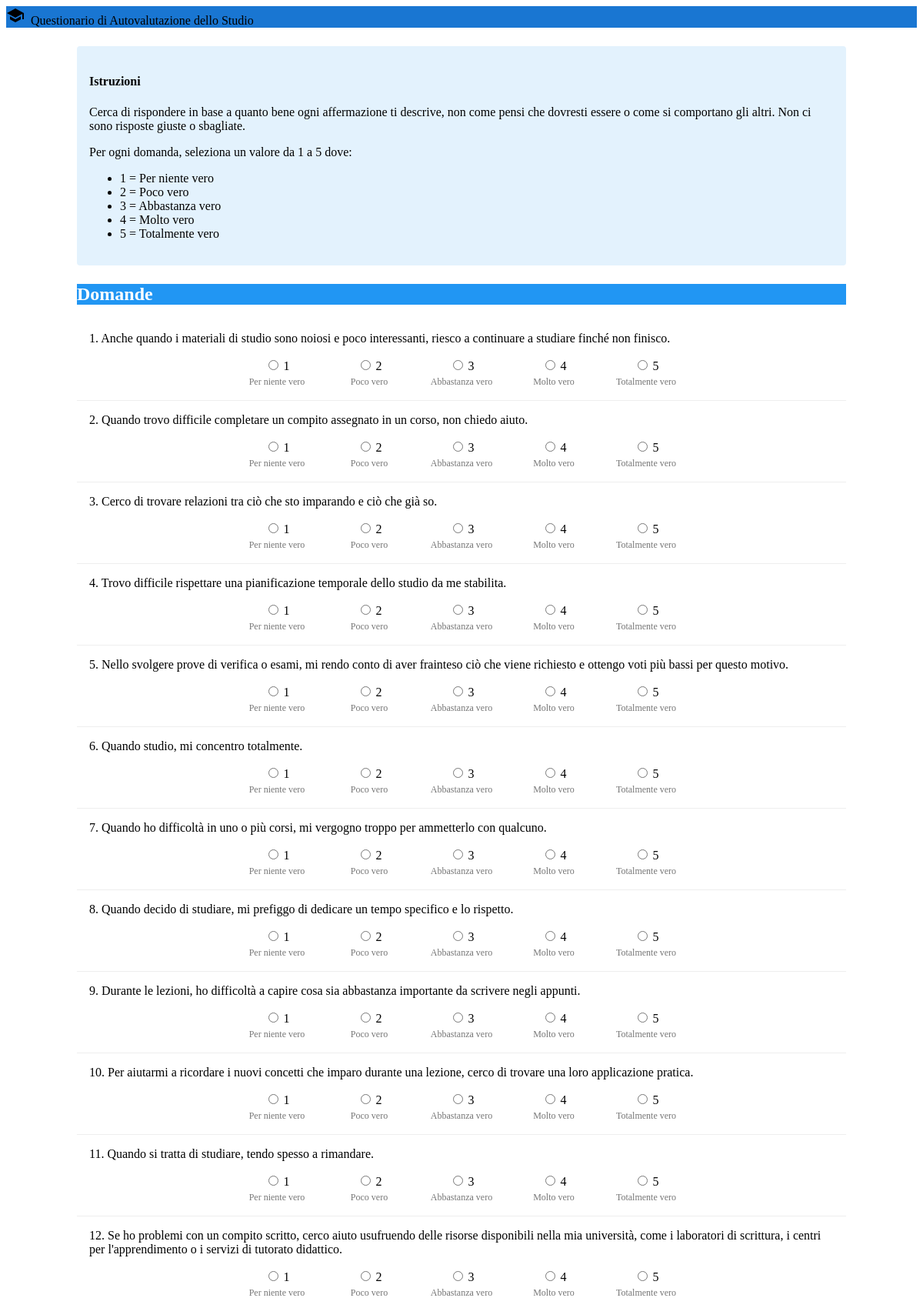
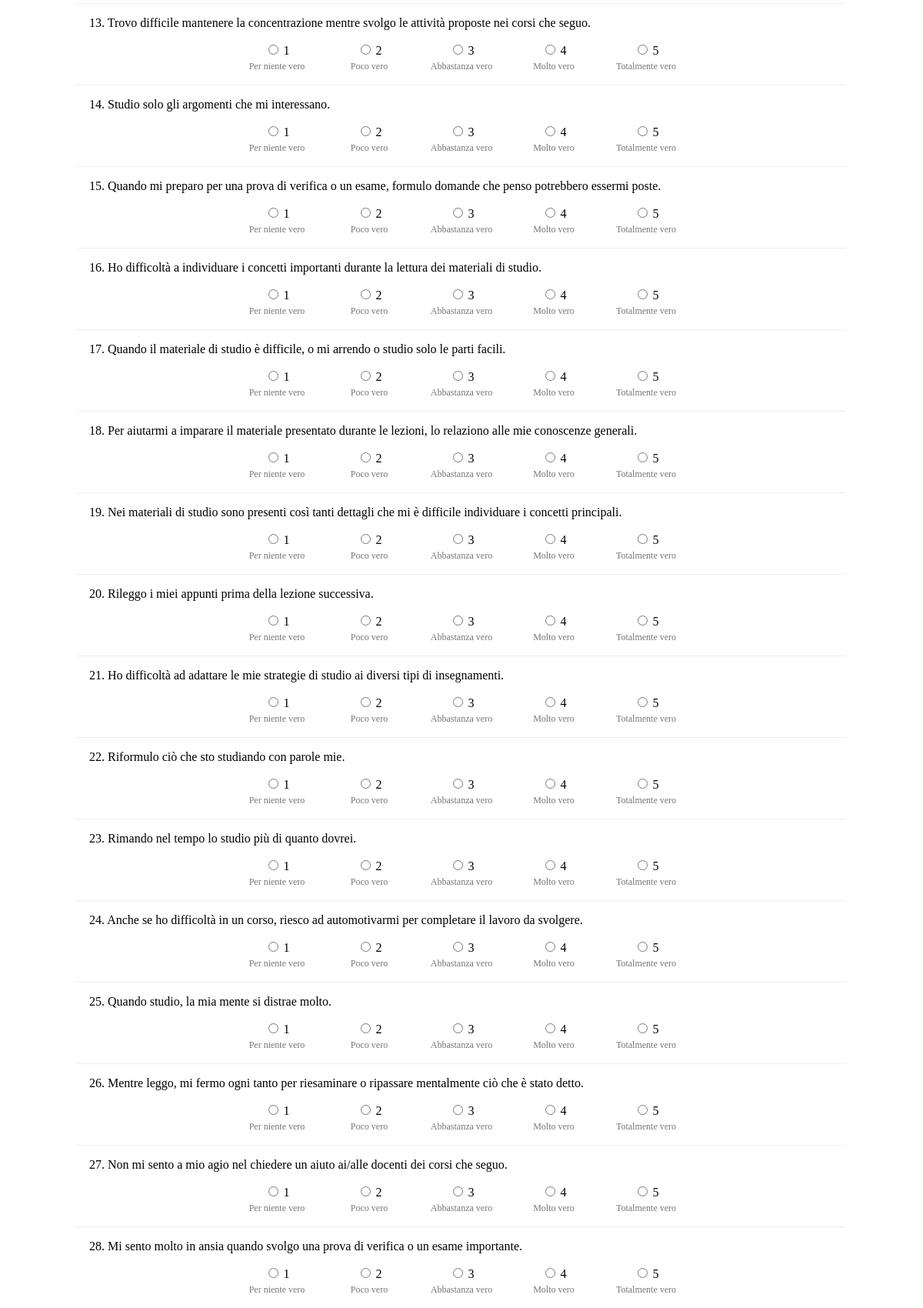
The page /questionario (upper part) on the database its author committed (2 pictures, top to bottom).
### questionario_app.py (models this page shows)
class Domanda(db.Model):
    id = db.Column(db.Integer, primary_key=True)
    testo = db.Column(db.Text, nullable=False)
    area = db.Column(db.String(50), nullable=False)
    ordine = db.Column(db.Integer, nullable=False)
    etichetta = db.Column(db.String(100))
    feedback_basso = db.Column(db.Text)
    feedback_medio = db.Column(db.Text)
    feedback_alto = db.Column(db.Text)
    attiva = db.Column(db.Boolean, default=True)
    created_at = db.Column(db.DateTime, default=datetime.utcnow)
    updated_at = db.Column(db.DateTime, default=datetime.utcnow, onupdate=datetime.utcnow)

### questionario_app.py (the view, shortened to what this page needs)
@app.route('/', methods=['GET', 'POST'])
@app.route('/questionario', methods=['GET', 'POST'])
def questionario():
    domande = Domanda.query.filter_by(attiva=True).order_by(Domanda.ordine).all()
    return render_template('questionario.html', domande=domande)

### templates/questionario.html (shortened to what this page needs)
<!DOCTYPE html>
<html lang="it">
<head>
    <link rel="stylesheet" href="https://code.getmdl.io/1.3.0/material.blue-light_blue.min.css">
</head>
<body>
    <div class="mdl-layout mdl-js-layout mdl-layout--fixed-header">
        <header class="mdl-layout__header">
            <div class="mdl-layout__header-row">
                <i class="material-icons">school</i>
                <span class="mdl-layout-title">&nbsp;Questionario di Autovalutazione dello Studio</span>
            </div>
        </header>
        <main class="mdl-layout__content">
            <div class="page-content animate-in">
                <div class="instructions mdl-shadow--2dp">
                    <h4>Istruzioni</h4>
                    <p>Cerca di rispondere in base a quanto bene ogni affermazione ti descrive, non come pensi che dovresti essere o come si comportano gli altri. Non ci sono risposte giuste o sbagliate.</p>
                    <p>Per ogni domanda, seleziona un valore da 1 a 5 dove:</p>
                    <ul>
                        <li>1 = Per niente vero</li>
                        <li>2 = Poco vero</li>
                        <li>3 = Abbastanza vero</li>
                        <li>4 = Molto vero</li>
                        <li>5 = Totalmente vero</li>
                    </ul>
                </div>
                <form method="post" id="questionarioForm">
                    <div class="mdl-card mdl-shadow--2dp">
                        <div class="mdl-card__title">
                            <h2 class="mdl-card__title-text">Domande</h2>
                        </div>
                        <div class="mdl-card__supporting-text">
                            {% for domanda in domande %}
                            <div class="question-container">
                                <div class="question-text">
                                    {{ domanda.ordine }}. {{ domanda.testo }}
                                </div>
                                <div class="likert-scale">
                                    {% for i in range(1, 6) %}
                                    <div class="likert-option">
                                        <label class="mdl-radio mdl-js-radio mdl-js-ripple-effect" for="q{{ domanda.ordine }}_{{ i }}">
                                            <input type="radio" id="q{{ domanda.ordine }}_{{ i }}"
                                                   name="q{{ domanda.ordine }}"
                                                   value="{{ i }}"
                                                   class="mdl-radio__button" required>
                                            <span class="mdl-radio__label">{{ i }}</span>
                                        </label>
                                        <div class="likert-label">
                                            {% if i == 1 %}Per niente vero
                                            {% elif i == 2 %}Poco vero
                                            {% elif i == 3 %}Abbastanza vero
                                            {% elif i == 4 %}Molto vero
                                            {% elif i == 5 %}Totalmente vero
                                            {% endif %}
                                        </div>
                                    </div>
                                    {% endfor %}
                                </div>
                            </div>
                            {% endfor %}
                        </div>
                    </div>
                </form>
            </div>
        </main>
    </div>
</body>
</html>

### templates/questionario.html (style rules this page uses)
.page-content { padding: 24px; max-width: 1000px; margin: 0 auto; }
.mdl-layout__header { background-color: #1976D2; }
.mdl-card { width: 100%; min-height: 0; margin-bottom: 24px; }
.mdl-card__title { background-color: #2196F3; color: white; }
.question-container { padding: 16px; border-bottom: 1px solid #eee; }
.question-text { margin-bottom: 16px; font-size: 16px; }
.likert-scale { display: flex; justify-content: space-between; align-items: center; max-width: 600px; margin: 0 auto; }
.likert-option { text-align: center; flex: 1; }
.likert-label { font-size: 12px; margin-top: 4px; color: rgba(0,0,0,0.54); }
.animate-in { animation: fadeIn 0.5s ease-out; }
.instructions { padding: 16px; background-color: #E3F2FD; border-radius: 4px; margin-bottom: 24px; }

### rows shown on the page
Domanda: ordine "1", testo "Anche quando i materiali di studio sono noiosi e poco interessanti, riesco a continuare a studiare finché non finisco.", i "1" "2" "3" "4" "5"
Domanda: ordine "2", testo "Quando trovo difficile completare un compito assegnato in un corso, non chiedo aiuto.", i "1" "2" "3" "4" "5"
Domanda: ordine "3", testo "Cerco di trovare relazioni tra ciò che sto imparando e ciò che già so.", i "1" "2" "3" "4" "5"
Domanda: ordine "4", testo "Trovo difficile rispettare una pianificazione temporale dello studio da me stabilita.", i "1" "2" "3" "4" "5"
Domanda: ordine "5", testo "Nello svolgere prove di verifica o esami, mi rendo conto di aver frainteso ciò che viene richiesto e ottengo voti più bassi per questo motivo.", i "1" "2" "3" "4" "5"
Domanda: ordine "6", testo "Quando studio, mi concentro totalmente.", i "1" "2" "3" "4" "5"
Domanda: ordine "7", testo "Quando ho difficoltà in uno o più corsi, mi vergogno troppo per ammetterlo con qualcuno.", i "1" "2" "3" "4" "5"
Domanda: ordine "8", testo "Quando decido di studiare, mi prefiggo di dedicare un tempo specifico e lo rispetto.", i "1" "2" "3" "4" "5"
Domanda: ordine "9", testo "Durante le lezioni, ho difficoltà a capire cosa sia abbastanza importante da scrivere negli appunti.", i "1" "2" "3" "4" "5"
Domanda: ordine "10", testo "Per aiutarmi a ricordare i nuovi concetti che imparo durante una lezione, cerco di trovare una loro applicazione pratica.", i "1" "2" "3" "4" "5"
Domanda: ordine "11", testo "Quando si tratta di studiare, tendo spesso a rimandare.", i "1" "2" "3" "4" "5"
Domanda: ordine "12", testo "Se ho problemi con un compito scritto, cerco aiuto usufruendo delle risorse disponibili nella mia università, come i laboratori di scrittura, i centri per l'apprendimento o i servizi di tutorato didattico.", i "1" "2" "3" "4" "5"
Domanda: ordine "13", testo "Trovo difficile mantenere la concentrazione mentre svolgo le attività proposte nei corsi che seguo.", i "1" "2" "3" "4" "5"
Domanda: ordine "14", testo "Studio solo gli argomenti che mi interessano.", i "1" "2" "3" "4" "5"
Domanda: ordine "15", testo "Quando mi preparo per una prova di verifica o un esame, formulo domande che penso potrebbero essermi poste.", i "1" "2" "3" "4" "5"
Domanda: ordine "16", testo "Ho difficoltà a individuare i concetti importanti durante la lettura dei materiali di studio.", i "1" "2" "3" "4" "5"
Domanda: ordine "17", testo "Quando il materiale di studio è difficile, o mi arrendo o studio solo le parti facili.", i "1" "2" "3" "4" "5"
Domanda: ordine "18", testo "Per aiutarmi a imparare il materiale presentato durante le lezioni, lo relaziono alle mie conoscenze generali.", i "1" "2" "3" "4" "5"
Domanda: ordine "19", testo "Nei materiali di studio sono presenti così tanti dettagli che mi è difficile individuare i concetti principali.", i "1" "2" "3" "4" "5"
Domanda: ordine "20", testo "Rileggo i miei appunti prima della lezione successiva.", i "1" "2" "3" "4" "5"
Domanda: ordine "21", testo "Ho difficoltà ad adattare le mie strategie di studio ai diversi tipi di insegnamenti.", i "1" "2" "3" "4" "5"
Domanda: ordine "22", testo "Riformulo ciò che sto studiando con parole mie.", i "1" "2" "3" "4" "5"
Domanda: ordine "23", testo "Rimando nel tempo lo studio più di quanto dovrei.", i "1" "2" "3" "4" "5"
Domanda: ordine "24", testo "Anche se ho difficoltà in un corso, riesco ad automotivarmi per completare il lavoro da svolgere.", i "1" "2" "3" "4" "5"
Domanda: ordine "25", testo "Quando studio, la mia mente si distrae molto.", i "1" "2" "3" "4" "5"
Domanda: ordine "26", testo "Mentre leggo, mi fermo ogni tanto per riesaminare o ripassare mentalmente ciò che è stato detto.", i "1" "2" "3" "4" "5"
Domanda: ordine "27", testo "Non mi sento a mio agio nel chiedere un aiuto ai/alle docenti dei corsi che seguo.", i "1" "2" "3" "4" "5"
Domanda: ordine "28", testo "Mi sento molto in ansia quando svolgo una prova di verifica o un esame importante.", i "1" "2" "3" "4" "5"
